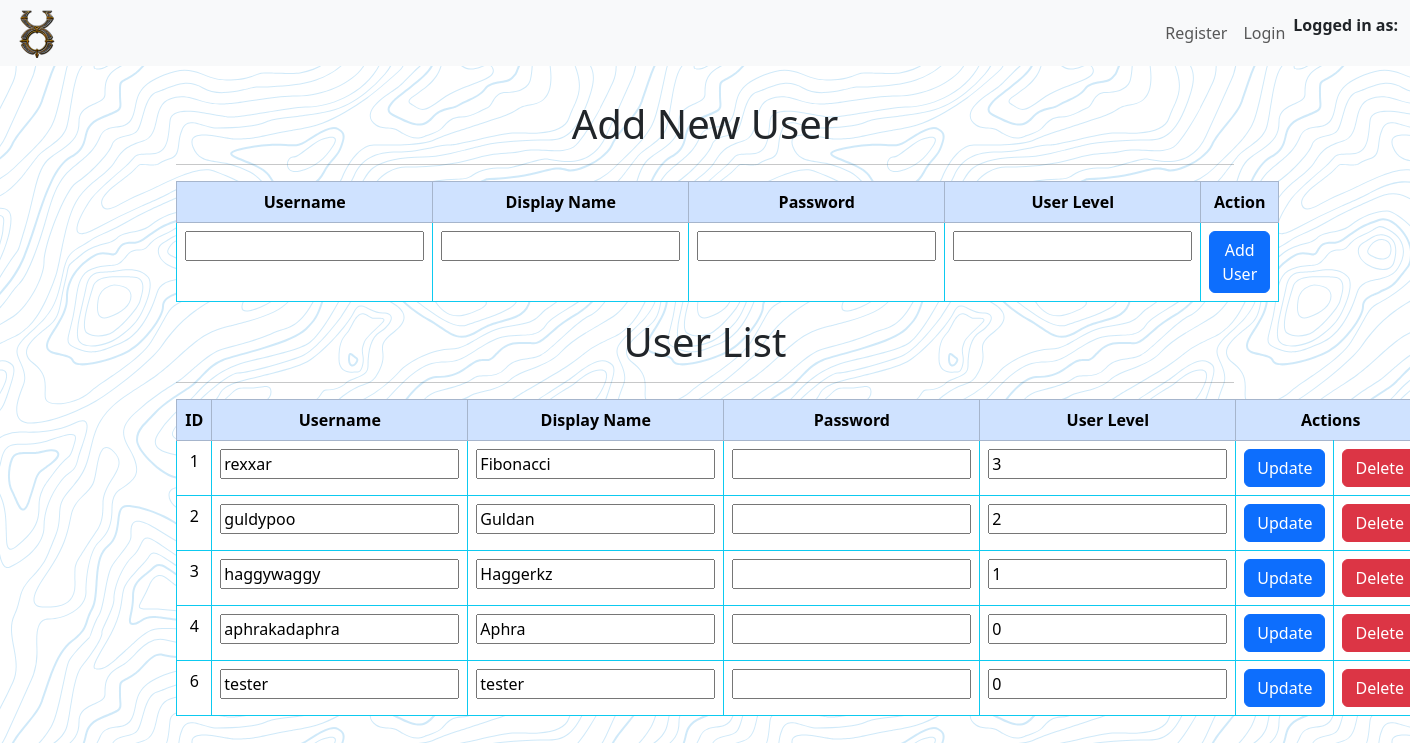
The app's page /a_users, older data.
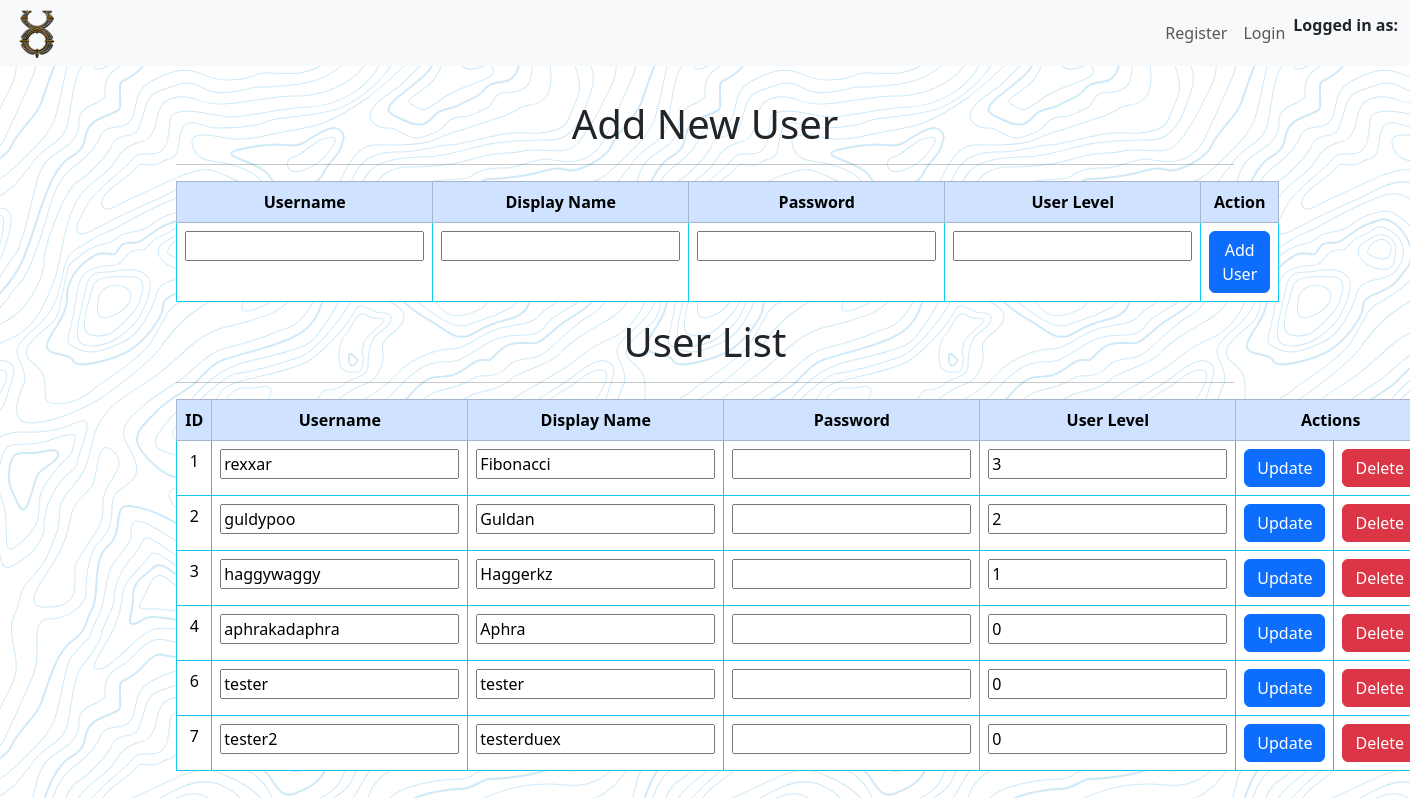
The same page, newer data.
### tables this page shows
CREATE TABLE users (
    id INTEGER PRIMARY KEY AUTOINCREMENT,
    username TEXT NOT NULL,
    password TEXT NOT NULL,
    is_admin INTEGER NOT NULL DEFAULT 0
, sel_lock BOOLEAN DEFAULT (0) NOT NULL, display_name TEXT);

### app.py (the view)
@app.route('/a_users')
def a_users():
    users_data = select_all_users()
    return render_template('a_users.html', users_data=users_data)

### app.py (called while the page is built)
@app.before_request
def authentication():
    if 'id' in session:
        user_data = get_user_data()
        selection_toggle = check_selection_toggle()
        g.is_admin = user_data['is_admin']
        g.sel_lock = user_data['sel_lock']
        g.display_name = user_data['display_name']
        g.selection_toggle = selection_toggle['selections_toggle']

### helpers.py (called while the page is built)
def connect_to_database(database_name):
    conn = sqlite3.connect(database_name)
    conn.row_factory = sqlite3.Row
    cursor = conn.cursor()
    return conn, cursor

### users.py (called while the page is built)
def select_all_users(user_id=None):
    conn, cursor = connect_to_database('uonew.db')
    if user_id:
        cursor.execute("SELECT * FROM users WHERE id =?", (user_id,))
    else:
        cursor.execute("SELECT * FROM users")
    users_data = cursor.fetchall()
    conn.close()
    return users_data

### templates/a_users.html (shortened to what this page needs)
{% extends "index.html" %}
{% block nav %}
    <nav class="navbar navbar-expand-lg bg-body-tertiary fixed-top">
        <div class="container-fluid">
            <img src="{{ url_for('static', filename='images/uo.png') }}" alt="UO Icon" class="small-image">
            <div class="collapse navbar-collapse" id="navbarSupportedContent">
                <ul class="navbar-nav mb-2 mb-lg-0 right-align">
                    <li class="nav-item">
                        <a class="nav-link" href="register">Register</a>
                    </li>
                    <li class="nav-item">
                        <a class="nav-link" href="login">Login</a>
                    </li>
                </ul>
            </div>
            <b class="nav-item">Logged in as: <p style="color:blue; text-align:center;">{{ g.display_name }}</p></b>
        </div>
    </nav>
{% endblock %}
{% block content %}
    <div class="spacer"></div>
    <div class="a_users_table">
        <h1>Add New User</h1>
        <hr>
        <table class="table table-bordered border-info">
            <thead class="table-primary">
                <tr>
                    <th>Username</th>
                    <th>Display Name</th>
                    <th>Password</th>
                    <th>User Level</th>
                    <th>Action</th>
                </tr>
            </thead>
            <tbody>
                <tr>
                    <form action="{{ url_for('admin_add_user') }}" method="post">
                        <td><input type="text" name="username"></td>
                        <td><input type="text" name="displayname"></td>
                        <td><input type="text" name="password"></td>
                        <td><input type="number" name="user_level"></td>
                        <td><button type="submit" class="btn btn-primary" onclick="return confirm('Are you sure?')">Add User</button></td>
                    </form>
                </tr>
            </tbody>
        </table>
    </div>
    <div class="a_users_table">
        <h1>User List</h1>
        <hr>
        <table class="table table-bordered border-info">
            <thead class="table-primary">
                <tr>
                    <th>ID</th>
                    <th>Username</th>
                    <th>Display Name</th>
                    <th>Password</th>
                    <th>User Level</th>
                    <th colspan="2">Actions</th>
                </tr>
            </thead>
            <tbody>
                {% for user in users_data %}
                    <tr>
                        <form action="{{ url_for('admin_update_user') }}" method="post">
                            <td><input type="hidden" name="id" value="{{ user['id'] }}">{{ user['id'] }}</td>
                            <td><input type="text" name="username" value="{{ user['username'] }}"></td>
                            <td><input type="text" name="display_name" value="{{ user['display_name'] }}"></td>
                            <td><input type="text" name="password"></td>
                            <td><input type="number" name="user_level" value="{{ user['is_admin'] }}"></td>
                            <td><button type="submit" class="btn btn-primary" onclick="return confirm('Are you sure?')">Update</button></td>
                        </form>
                        <form action="{{ url_for('delete_a_user') }}" method="post">
                            <td><button type="submit" class="btn btn-danger" onclick="return confirm('Are you sure you want to delete?')">Delete</button></td>
                        </form>
                    </tr>
                {% endfor %}
            </tbody>
        </table>
    </div>
{% endblock %}

Row changes from the older to the newer data that the page shows:
added users: id "7", username "tester2", display_name "testerduex", user_level "0"
